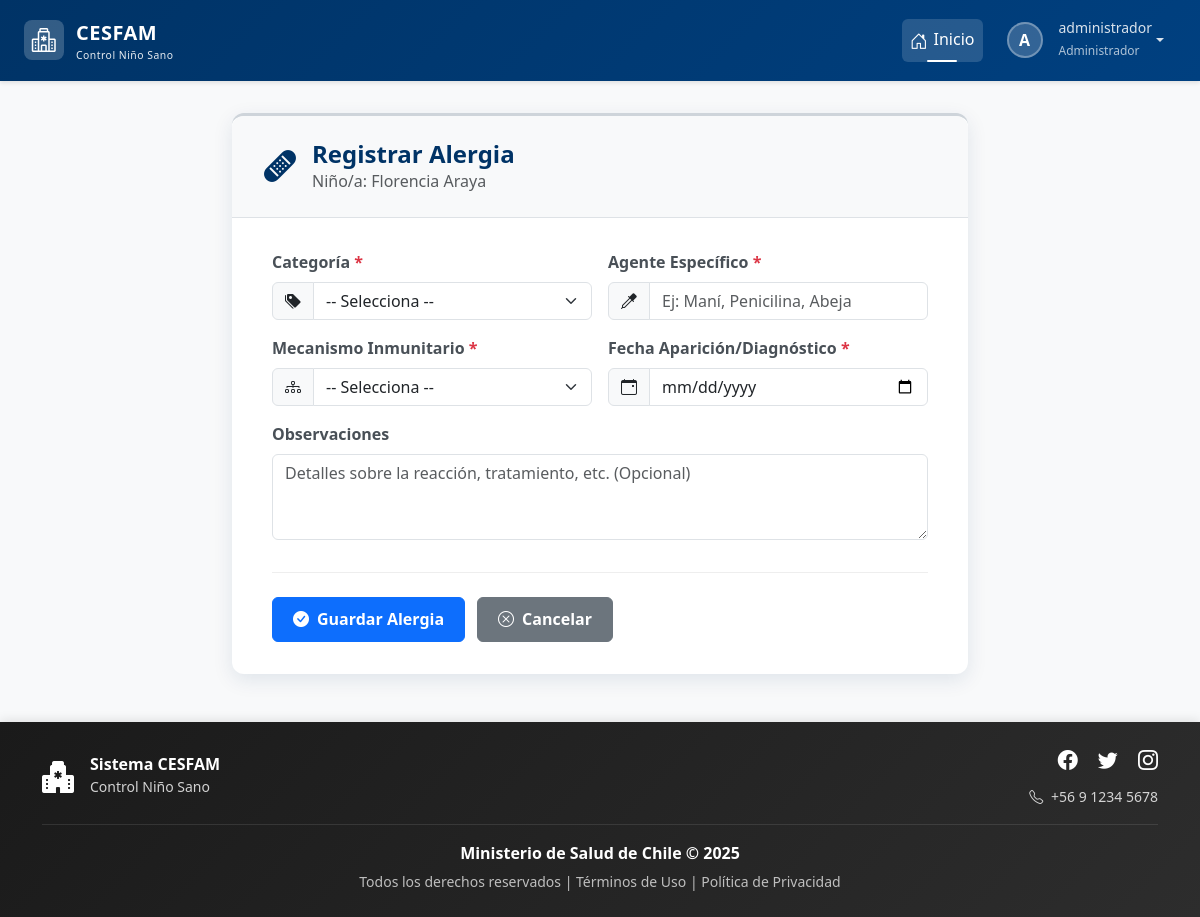
The app's page /ninos/27654321-0/registrar-alergia/ (signed in) with its own data.
### login/models.py (models this page shows, shortened)
class Usuario(AbstractBaseUser, PermissionsMixin):
    rut = models.CharField(max_length=10, unique=True)
    nombre_completo = models.CharField(max_length=200)
    email = models.EmailField(unique=True)
    rol = models.ForeignKey(Rol, on_delete=models.PROTECT)
    clave_temporal = models.BooleanField(default=False)
    nombre_completo_norm = models.CharField(
        max_length=200,
        editable=False,
        db_index=True
    )
    activo = models.BooleanField(default=True)
    is_staff = models.BooleanField(default=False) # Necesario para el admin de Django
    fecha_creacion = models.DateTimeField(default=timezone.now)
    objects = UsuarioManager()
    USERNAME_FIELD = 'rut'
    REQUIRED_FIELDS = ['nombre_completo', 'email']

class Rol(models.Model):
    id = models.AutoField(primary_key=True)
    nombre_rol = models.CharField(max_length=30, unique=True)
    descripcion = models.CharField(max_length=200)

### control/models.py (models this page shows, shortened)
class Nino(models.Model):
    ESTADO_SEGUIMIENTO_CHOICES = [
        ('ACTIVO', 'Seguimiento Activo'),
        ('COMPLETADO', 'Programa Completado'),
        ('TRASLADADO', 'Trasladado/Inactivo'),
        ('FALLECIDO', 'Fallecido'),
        ('OTRO', 'Otro'),
    ]
    SEXO_CHOICES = [
        ('Masculino', 'Masculino'),
        ('Femenino', 'Femenino')
    ]
    rut_nino = models.CharField(max_length=10, primary_key=True)
    nombre = models.CharField(max_length=50)
    ap_paterno = models.CharField(max_length=30)
    ap_materno = models.CharField(max_length=30, blank=True, null=True)
    fecha_nacimiento = models.DateField()
    sexo = models.CharField(max_length=20, choices=SEXO_CHOICES)
    direccion = models.CharField(max_length=200)
    fecha_registro = models.DateTimeField(auto_now_add=True)
    comuna = models.ForeignKey(Comuna, on_delete=models.PROTECT)
    estado_seguimiento = models.CharField(
        max_length=20,
        choices=ESTADO_SEGUIMIENTO_CHOICES,
        default='ACTIVO',
        verbose_name="Estado del Seguimiento"
    )
    sector = models.CharField(
        max_length=50,
        blank=True, # Lo hacemos opcional por si no se conoce al principio
        null=True,
        verbose_name="Sector Asignado"
    )
    fecha_fallecimiento = models.DateField(
        null=True,
        blank=True,
        verbose_name="Fecha de Fallecimiento"
    )
    nombre_norm = models.CharField(
        max_length=50,
        editable=False,     # No se muestra en formularios/admin
        db_index=True       # Indexado para búsquedas rápidas
    )
    ap_paterno_norm = models.CharField(
        max_length=30,
        editable=False,
        db_index=True
    )
    ap_materno_norm = models.CharField(
        max_length=30,
        blank=True,
        null=True,
        editable=False,
        db_index=True
    )
    history = HistoricalRecords()

### control/views.py (the view, shortened to what this page needs)
# urls.py: path('ninos/<str:nino_rut>/registrar-alergia/', views.registrar_alergia, name='registrar_alergia'),
@login_required
@rol_requerido(['Administrador', 'Profesional'])
def registrar_alergia(request, nino_rut):
    nino = get_object_or_404(Nino, pk=nino_rut)
    contexto = {
        'nino': nino,
        'categorias_disponibles': CategoriaAlergia.objects.all(),
        'mecanismos_choices': RegistroAlergias.TIPO_HIPERSENSIBILIDAD_CHOICES, # Choices desde RegistroAlergias
    }
    return render(request, 'control/alergia/registrar_alergia.html', contexto)

### control/templates/control/alergia/registrar_alergia.html (shortened to what this page needs)
{% extends 'base.html' %}
{% load static %}
{% block extra_css %}
    <link rel="stylesheet" href="{% static 'css/estiloformularios.css' %}">
{% endblock %}
{% block content %}
<div class="container">
    <div class="row justify-content-center">
        <div class="col-lg-10 col-xl-8">
            <div class="card form-card">
                <div class="form-header">
                    <div class="form-icon">
                        <i class="bi bi-bandaid-fill"></i>
                    </div>
                    <div>
                        <h2>Registrar Alergia</h2>
                        <p class="mb-0 text-muted">Niño/a: {{ nino.nombre }} {{ nino.ap_paterno }}</p>
                    </div>
                </div>
                <div class="form-body">
                    <form method="post">
                        <div class="row g-3 mb-3">
                            <div class="col-md-6 animate-form-element" style="animation-delay: 0.1s;">
                                <label for="categoria" class="form-label form-label-required">Categoría</label>
                                <div class="input-group">
                                    <span class="input-group-text"><i class="bi bi-tags-fill"></i></span>
                                    <select class="form-select" id="categoria" name="categoria" required>
                                        <option value="" disabled selected>-- Selecciona --</option>
                                    </select>
                                </div>
                            </div>
                            <div class="col-md-6 animate-form-element" style="animation-delay: 0.2s;">
                                <label for="agente_especifico" class="form-label form-label-required">Agente Específico</label>
                                <div class="input-group">
                                    <span class="input-group-text"><i class="bi bi-eyedropper"></i></span>
                                    <input type="text" class="form-control" id="agente_especifico" name="agente_especifico" placeholder="Ej: Maní, Penicilina, Abeja" required>
                                </div>
                            </div>
                        </div>
                        <div class="row g-3 mb-3">
                             <div class="col-md-6 animate-form-element" style="animation-delay: 0.3s;">
                                <label for="mecanismo" class="form-label form-label-required">Mecanismo Inmunitario</label>
                                <div class="input-group">
                                     <span class="input-group-text"><i class="bi bi-diagram-3"></i></span>
                                    <select class="form-select" id="mecanismo" name="mecanismo_inmunitario" required>
                                         <option value="" disabled selected>-- Selecciona --</option>
                                    </select>
                                </div>
                            </div>
                            <div class="col-md-6 animate-form-element" style="animation-delay: 0.4s;">
                                <label for="fecha_aparicion" class="form-label form-label-required">Fecha Aparición/Diagnóstico</label>
                                <div class="input-group">
                                    <span class="input-group-text"><i class="bi bi-calendar-event"></i></span>
                                    <input type="date" class="form-control" id="fecha_aparicion" name="fecha_aparicion" required>
                                </div>
                            </div>
                        </div>
                        <div class="mb-4 animate-form-element" style="animation-delay: 0.5s;">
                            <label for="observaciones" class="form-label">Observaciones</label>
                            <textarea class="form-control" id="observaciones" name="observaciones" rows="3" placeholder="Detalles sobre la reacción, tratamiento, etc. (Opcional)"></textarea>
                        </div>
                        <div class="form-buttons animate-form-element" style="animation-delay: 0.6s;">
                            <button type="submit" class="btn btn-primary">
                                <i class="bi bi-check-circle-fill me-2"></i>Guardar Alergia
                            </button>
                            <a href="{% url 'control:detalle_nino' nino.rut_nino %}#alergias-pane" class="btn btn-secondary">
                                <i class="bi bi-x-circle me-2"></i>Cancelar
                            </a>
                        </div>
                    </form>
                </div> </div> </div>
    </div>
</div>
{% endblock %}

### templates/base.html (shortened to what this page needs)
{% load static %}
<!DOCTYPE html>
<html lang="es">
<head>
    <link href="https://cdn.jsdelivr.net/npm/bootstrap@5.3.2/dist/css/bootstrap.min.css" rel="stylesheet"
>
    <link rel="stylesheet" href="https://cdn.jsdelivr.net/npm/bootstrap-icons@1.11.1/font/bootstrap-icons.css">
    <link href="https://cdn.jsdelivr.net/npm/select2@4.1.0-rc.0/dist/css/select2.min.css" rel="stylesheet" />
    <link rel="stylesheet" href="{% static 'css/estilobase.css' %}">
    {% block extra_css %}{% endblock %}
</head>
<body>
    <nav class="navbar navbar-expand-lg navbar-dark navbar-cesfam sticky-top">
        <div class="container-fluid px-4">
            <a class="navbar-brand" href="{% url 'home' %}">
                <div class="logo-icon">
                    <i class="bi bi-hospital text-white fs-4"></i>
                </div>
                <div>
                    <span>CESFAM</span>
                    <small class="d-block" style="font-size: 0.65rem; font-weight: 400; opacity: 0.9;">
                        Control Niño Sano
                    </small>
                </div>
            </a>
            <div class="collapse navbar-collapse" id="navbarNav">
                <ul class="navbar-nav ms-auto align-items-lg-center">
                    <li class="nav-item">
                        <a class="nav-link active" href="{% url 'home' %}">
                            <i class="bi bi-house-door"></i>Inicio
                        </a>
                    </li>
                    {% if request.user.is_authenticated %}
                    <li class="nav-item dropdown ms-lg-2">
                        <a class="nav-link dropdown-toggle d-flex align-items-center" href="#"
                           id="userDropdown" role="button" data-bs-toggle="dropdown" aria-expanded="false">
                            <div class="user-avatar">
                                {{ request.user.nombre_completo|first|upper }}
                            </div>
                            <div class="d-none d-lg-block text-start ms-2">
                                <small class="d-block" style="line-height: 1.2;">
                                    {{ request.user.nombre_completo|truncatewords:2 }}
                                </small>
                                <small style="font-size: 0.75rem; opacity: 0.8;">
                                    {{ request.user.rol.nombre_rol }}
                                </small>
                            </div>
                        </a>
                    </li>
                    {% else %}
                    <li class="nav-item ms-lg-2">
                        <a class="btn btn-light btn-sm" href="{% url 'login' %}">
                            <i class="bi bi-box-arrow-in-right me-1"></i>Iniciar Sesión
                        </a>
                    </li>
                    {% endif %}
                </ul>
            </div>
        </div>
    </nav>
    <main class="main-container container-fluid px-4">
        {% block content %}
        {% endblock %}
    </main>
    <footer class="footer-cesfam text-white py-4 mt-auto">
        <div class="container">
            <div class="row align-items-center">
                <div class="col-md-4 text-center text-md-start mb-3 mb-md-0">
                    <div class="d-flex align-items-center justify-content-center justify-content-md-start">
                        <i class="bi bi-hospital-fill fs-2 me-3"></i>
                        <div>
                            <h6 class="mb-0 fw-bold">Sistema CESFAM</h6>
                            <small style="opacity: 0.8;">Control Niño Sano</small>
                        </div>
                    </div>
                </div>
                <div class="col-md-4 text-center text-md-end">
                    <div class="social-links mb-2">
                        <a href="#" class="text-white text-decoration-none me-3" aria-label="Facebook">
                            <i class="bi bi-facebook fs-5"></i>
                        </a>
                        <a href="#" class="text-white text-decoration-none me-3" aria-label="Twitter">
                            <i class="bi bi-twitter fs-5"></i>
                        </a>
                        <a href="#" class="text-white text-decoration-none" aria-label="Instagram">
                            <i class="bi bi-instagram fs-5"></i>
                        </a>
                    </div>
                    <small style="opacity: 0.8;">
                        <i class="bi bi-telephone me-1"></i> +56 9 1234 5678
                    </small>
                </div>
            </div>
            <div class="footer-divider my-3"></div>
            <div class="row">
                <div class="col-12 text-center">
                    <p class="mb-1">
                        <strong>Ministerio de Salud de Chile &copy; {% now "Y" %}</strong>
                    </p>
                    <small style="opacity: 0.7;">
                        Todos los derechos reservados |
                        <a href="#" class="text-white text-decoration-none">Términos de Uso</a> |
                        <a href="#" class="text-white text-decoration-none">Política de Privacidad</a>
                    </small>
                </div>
            </div>
        </div>
    </footer>
</body>
</html>

### records on screen
Usuario: user.nombre_completo|first "A", user.nombre_completo "administrador", user.rol.nombre_rol "Administrador"
Nino: nombre "Florencia", ap_paterno "Araya"
